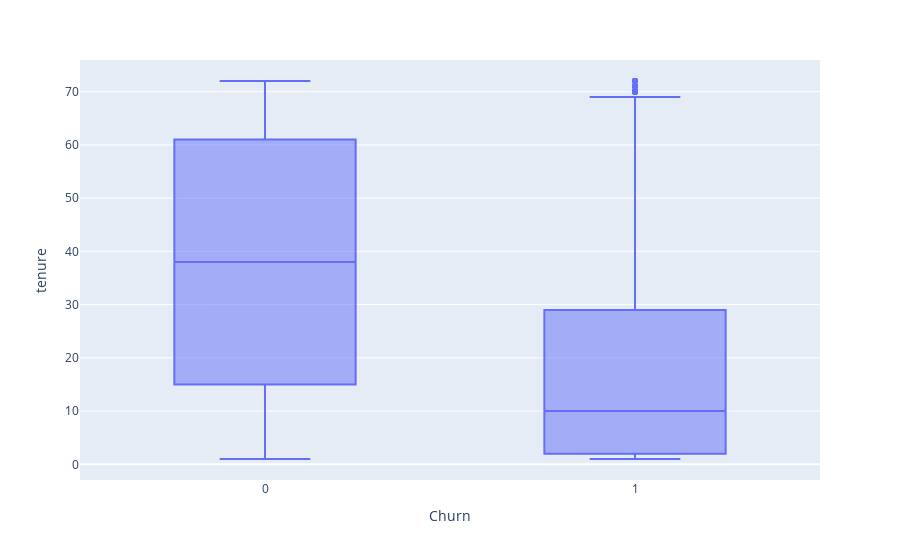

Notebook source saved alongside this figure:
### Code cell
0fig = px.box(df, x='Churn', y = 'tenure')
fig.show()

### Figure 1 — Plotly figure (JSON) as saved in the notebook; plotly's stock layout.template omitted (floating-point values rounded to 4 significant figures; data arrays with more than 128 entries replaced by an {"elided": "..."} marker saying what was removed)
{"data": [{"alignmentgroup": "True", "hovertemplate": "Churn=%{x}<br>tenure=%{y}<extra></extra>", "legendgroup": "", "marker": {"color": "#636efa"}, "name": "", "notched": false, "offsetgroup": "", "orientation": "v", "showlegend": false, "type": "box", "x": {"elided": "7032 int values"}, "x0": " ", "xaxis": "x", "y": {"elided": "7032 int values"}, "y0": " ", "yaxis": "y"}], "layout": {"autosize": true, "boxmode": "group", "legend": {"tracegroupgap": 0}, "margin": {"t": 60}, "xaxis": {"anchor": "y", "autorange": true, "domain": [0, 1], "range": [-0.5, 1.5], "title": {"text": "Churn"}, "type": "linear"}, "yaxis": {"anchor": "x", "autorange": true, "domain": [0, 1], "range": [-2.944, 75.94], "title": {"text": "tenure"}, "type": "linear"}}}
